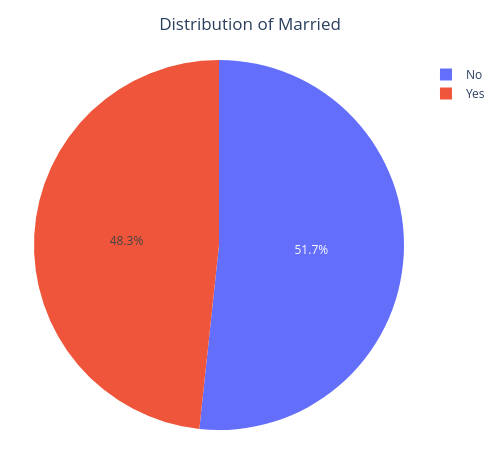
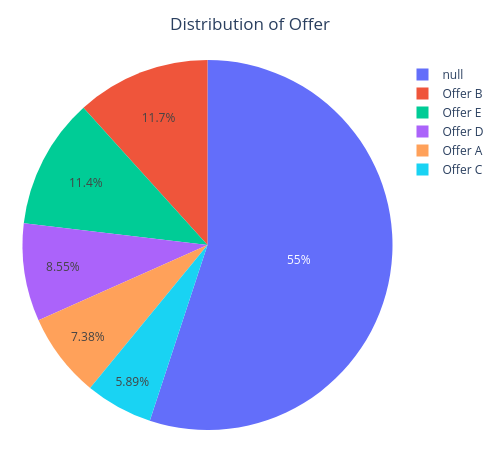
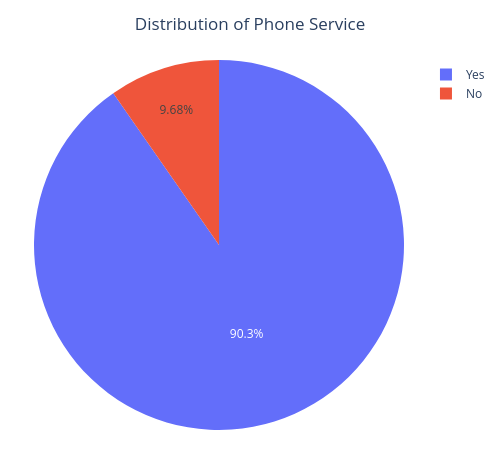
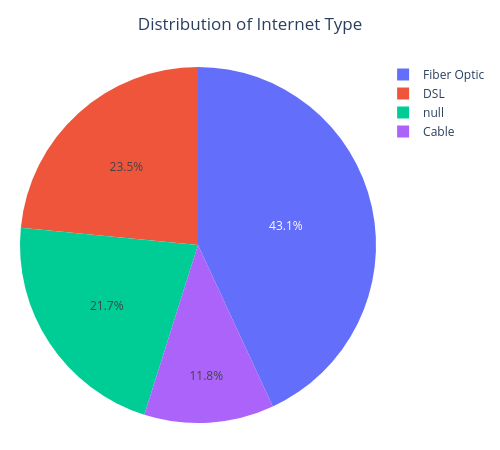

Write notebook code for charts like these, in order.
### Markdown cell above
## Univariate and bivariate analysis

The following sections examine distributions and churn relationships for selected variables. Features were chosen based on business relevance, potential predictive signal, and representation across demographics, tenure, service usage, product configuration, and spending behavior.

### Code cell
imp_cat = ['Married', 'Offer', 'Phone Service', 'Internet Type', 'Online Security', 'Premium Tech Support', 'Streaming TV', 'Streaming Movies', 'Streaming Music', 'Contract', 'Paperless Billing', 'Payment Method']
for col in imp_cat:
    fig = px.pie(df, names=col)
    fig.update_layout(width=500, height=450, margin=dict(l=20, r=10, b=20, t=60, pad=20), title=dict(text=f'Distribution of {col}', x=0.5))
    fig.show()

### Figure 1 — Plotly figure (JSON) as saved in the notebook; plotly's stock layout.template omitted (floating-point values rounded to 4 significant figures; data arrays with more than 128 entries replaced by an {"elided": "..."} marker saying what was removed)
{"data": [{"domain": {"x": [0, 1], "y": [0, 1]}, "hovertemplate": "Married=%{label}<extra></extra>", "labels": {"elided": "7043 str values"}, "legendgroup": "", "name": "", "showlegend": true, "type": "pie"}], "layout": {"height": 450, "legend": {"tracegroupgap": 0}, "margin": {"b": 20, "l": 20, "pad": 20, "r": 10, "t": 60}, "title": {"text": "Distribution of Married", "x": 0.5}, "width": 500}}

### Figure 2 — Plotly figure (JSON) as saved in the notebook; plotly's stock layout.template omitted (floating-point values rounded to 4 significant figures; data arrays with more than 128 entries replaced by an {"elided": "..."} marker saying what was removed)
{"data": [{"domain": {"x": [0, 1], "y": [0, 1]}, "hovertemplate": "Offer=%{label}<extra></extra>", "labels": {"elided": "7043 str values"}, "legendgroup": "", "name": "", "showlegend": true, "type": "pie"}], "layout": {"height": 450, "legend": {"tracegroupgap": 0}, "margin": {"b": 20, "l": 20, "pad": 20, "r": 10, "t": 60}, "title": {"text": "Distribution of Offer", "x": 0.5}, "width": 500}}

### Figure 3 — Plotly figure (JSON) as saved in the notebook; plotly's stock layout.template omitted (floating-point values rounded to 4 significant figures; data arrays with more than 128 entries replaced by an {"elided": "..."} marker saying what was removed)
{"data": [{"domain": {"x": [0, 1], "y": [0, 1]}, "hovertemplate": "Phone Service=%{label}<extra></extra>", "labels": {"elided": "7043 str values"}, "legendgroup": "", "name": "", "showlegend": true, "type": "pie"}], "layout": {"height": 450, "legend": {"tracegroupgap": 0}, "margin": {"b": 20, "l": 20, "pad": 20, "r": 10, "t": 60}, "title": {"text": "Distribution of Phone Service", "x": 0.5}, "width": 500}}

### Figure 4 — Plotly figure (JSON) as saved in the notebook; plotly's stock layout.template omitted (floating-point values rounded to 4 significant figures; data arrays with more than 128 entries replaced by an {"elided": "..."} marker saying what was removed)
{"data": [{"domain": {"x": [0, 1], "y": [0, 1]}, "hovertemplate": "Internet Type=%{label}<extra></extra>", "labels": {"elided": "7043 str values"}, "legendgroup": "", "name": "", "showlegend": true, "type": "pie"}], "layout": {"height": 450, "legend": {"tracegroupgap": 0}, "margin": {"b": 20, "l": 20, "pad": 20, "r": 10, "t": 60}, "title": {"text": "Distribution of Internet Type", "x": 0.5}, "width": 500}}
